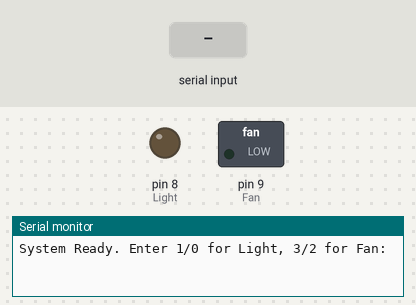
The sketch below on a simulated Arduino Uno, built with avr-gcc and run on an emulated ATmega328P. Parts: switched loads named in the sketch (green lamp = pin HIGH), output pins drawn as LEDs (lit = HIGH), the last lines printed to the serial monitor. Inputs (shaded band) come from the test bench.

Above: at 1.2 s.
1.3 s: "1" received over Serial
At 2.5 s:
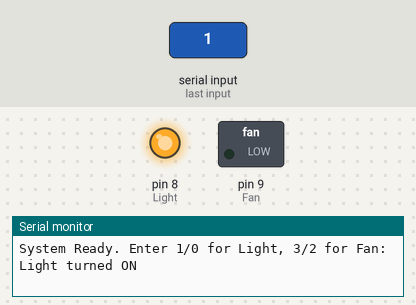
2.8 s: "3" received over Serial
At 3.7 s:
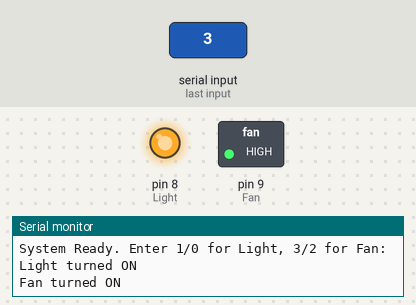
4.3 s: "0" received over Serial
At 4.9 s:
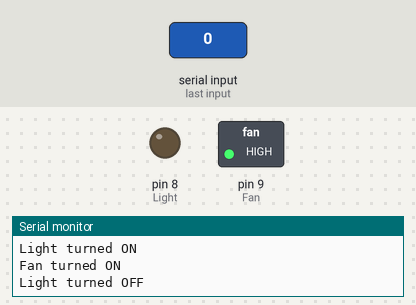
Timing chart, 0 to 7.3 s (numbered marks = the images above; inputs shaded):
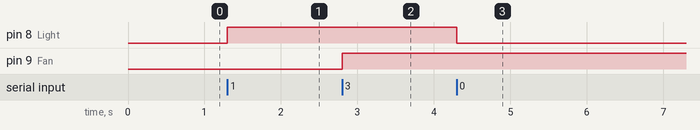

The sketch:

blutetoothhomeauto.ino
```cpp
// Bluetooth Home Automation Simulation (Light & Fan)
// Controlled via Serial Monitor

char data = 0;  // Variable to store incoming data

void setup() {
  Serial.begin(9600);      // Start serial communication
  pinMode(8, OUTPUT);      // Light (Green LED)
  pinMode(9, OUTPUT);      // Fan (Red LED)

  Serial.println("System Ready. Enter 1/0 for Light, 3/2 for Fan:");
}

void loop() {
  if (Serial.available()) {
    data = Serial.read();  // Read incoming character

    if (data == '1') {
      digitalWrite(8, HIGH);    // Light ON
      Serial.println("Light turned ON");
    }
    else if (data == '0') {
      digitalWrite(8, LOW);     // Light OFF
      Serial.println("Light turned OFF");
    }
    else if (data == '3') {
      digitalWrite(9, HIGH);    // Fan ON
      Serial.println("Fan turned ON");
    }
    else if (data == '2') {
      digitalWrite(9, LOW);     // Fan OFF
      Serial.println("Fan turned OFF");
    }
    else {
      Serial.println("Invalid input. Use 1/0 for Light, 3/2 for Fan.");
    }
  }
}
```

Measured:
- after the input at 1.3 s, pin 8 (Light): LOW → HIGH at once
- after the input at 2.8 s, pin 9 (Fan): LOW → HIGH at once
- after the input at 4.3 s, pin 8 (Light): HIGH → LOW at once
